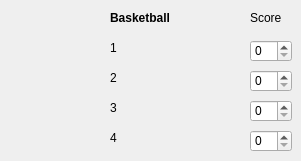
        <widget class="QWidget" name="form_basketball">
         <widget class="QSpinBox" name="basketball_spin_4">
          <property name="geometry">
           <rect>
            <x>250</x>
            <y>130</y>
            <width>42</width>
            <height>22</height>
           </rect>
          </property>
         </widget>
         <widget class="QLabel" name="basketball_label_1">
          <property name="geometry">
           <rect>
            <x>110</x>
            <y>40</y>
            <width>121</width>
            <height>16</height>
           </rect>
          </property>
          <property name="styleSheet">
           <string notr="true"/>
          </property>
          <property name="text">
           <string>1</string>
          </property>
         </widget>
         <widget class="QSpinBox" name="basketball_spin_2">
          <property name="geometry">
           <rect>
            <x>250</x>
            <y>70</y>
            <width>42</width>
            <height>22</height>
           </rect>
          </property>
         </widget>
         <widget class="QLabel" name="basketball_score_label">
          <property name="geometry">
           <rect>
            <x>250</x>
            <y>10</y>
            <width>41</width>
            <height>16</height>
           </rect>
          </property>
          <property name="styleSheet">
           <string notr="true"/>
          </property>
          <property name="text">
           <string>Score</string>
          </property>
         </widget>
         <widget class="QSpinBox" name="basketball_spin_1">
          <property name="geometry">
           <rect>
            <x>250</x>
            <y>40</y>
            <width>42</width>
            <height>22</height>
           </rect>
          </property>
         </widget>
         <widget class="QSpinBox" name="basketball_spin_3">
          <property name="geometry">
           <rect>
            <x>250</x>
            <y>100</y>
            <width>42</width>
            <height>22</height>
           </rect>
          </property>
         </widget>
         <widget class="QLabel" name="basketball_form_label">
          <property name="geometry">
           <rect>
            <x>110</x>
            <y>10</y>
            <width>91</width>
            <height>16</height>
           </rect>
          </property>
          <property name="font">
           <font>
            <weight>75</weight>
            <bold>true</bold>
           </font>
          </property>
          <property name="text">
           <string>Basketball</string>
          </property>
         </widget>
         <widget class="QLabel" name="basketball_label_2">
          <property name="geometry">
           <rect>
            <x>110</x>
            <y>70</y>
            <width>121</width>
            <height>16</height>
           </rect>
          </property>
          <property name="styleSheet">
           <string notr="true"/>
          </property>
          <property name="text">
           <string>2</string>
          </property>
         </widget>
         <widget class="QLabel" name="basketball_label_4">
          <property name="geometry">
           <rect>
            <x>110</x>
            <y>130</y>
            <width>121</width>
            <height>16</height>
           </rect>
          </property>
          <property name="styleSheet">
           <string notr="true"/>
          </property>
          <property name="text">
           <string>4</string>
          </property>
         </widget>
         <widget class="QLabel" name="basketball_label_3">
          <property name="geometry">
           <rect>
            <x>110</x>
            <y>100</y>
            <width>121</width>
            <height>16</height>
           </rect>
          </property>
          <property name="styleSheet">
           <string notr="true"/>
          </property>
          <property name="text">
           <string>3</string>
          </property>
         </widget>
        </widget>
